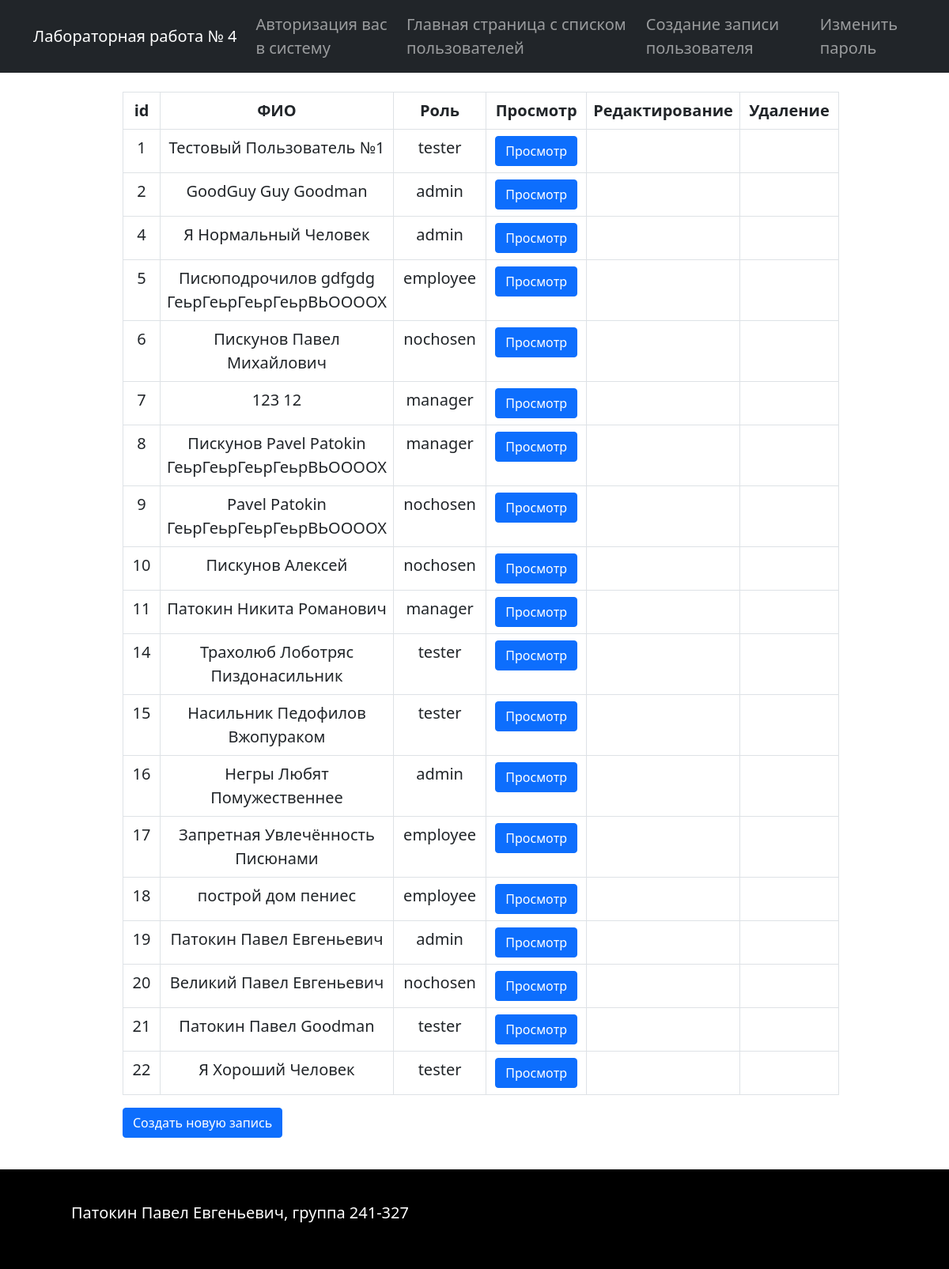
The page / on the database its author committed.
### app/app.py (models this page shows)
class Users(db.Model):
    id = db.Column(db.Integer, primary_key=True)
    username = db.Column(db.String, nullable=False, unique=True)
    password = db.Column(db.String, nullable=False)
    name = db.Column(db.String, nullable=False)
    surname = db.Column(db.String, nullable=True)
    patronymic = db.Column(db.String, nullable=False)
    role = db.Column(db.String)
    date = db.Column(db.Date)

### app/app.py (the view)
@app.route('/')
def beginning():
    data = Users.query.all()
    if current_user.is_authenticated:
        authorisation = "user"
    else:
        authorisation = "anonymous"
    return render_template('index.html', users = data, authorisation = authorisation)

### app/templates/index.html (shortened to what this page needs)
{% extends 'base.html' %}
{% block content %}
<div class="container-fluid">
    <div class="row justify-content-center">
        <div class = "col-md-10 mb-3 justify-content-start">
            <table class="table table-bordered m-2 text-center table-hover">
                <tr>
                    <th class="col-1">id</th>
                    <th class="col-3">ФИО</th>
                    <th class="col-2">Роль</th>
                    <th class="col-2">Просмотр</th>
                    <th class="col-2">Редактирование</th>
                    <th class="col-2">Удаление</th>
                </tr>
                {% for user in users %}
                <tr>
                    <td>{{ user.id }}</td>
                    <td>{{ user.surname}} {{user.name}} {{user.patronymic}}</td>
                    <td>{{ user.role }}</td>
                    <td><a class="btn btn-primary" href="{{ url_for('record', id = user.id) }}">Просмотр</a></td>
                    {% if authorisation == "user" %}
                    <td><a class="btn btn-primary" href="{{ url_for('editing', id = user.id) }}">Редактирование</a></td>
                    <td><button class="btn btn-primary" type="button" data-bs-toggle="modal" data-bs-target="#myModal{{ user.id }}">Удаление</button></td>
                    {% else %}
                    <td></td>
                    <td></td>
                    {% endif %}
                </tr>
                {% endfor %}
            </table>
            <a class="btn btn-primary m-2" href="{{ url_for('create') }}">Создать новую запись</a>
        </div>
    </div>
</div>
{% endblock %}

### app/templates/base.html (shortened to what this page needs)
<!doctype html>
<html lang="ru">
  <head>
    <link href="https://cdn.jsdelivr.net/npm/bootstrap@5.0.2/dist/css/bootstrap.min.css" rel="stylesheet">
    <link rel="stylesheet" href="{{ url_for('static', filename='styles.css') }}">
  </head>
  <body>
    <header>
        <nav class="navbar navbar-expand-lg navbar-dark bg-dark">
            <div class="container">
              <a class="navbar-brand" href="{{ url_for('index') }}">Лабораторная работа № 4</a>
              <div class="collapse navbar-collapse" id="navbarSupportedContent">
                <ul class="navbar-nav ms-auto mb-2 mb-lg-0">
                  <li class="nav-item">
                    <a class="nav-link" href="{{ url_for('authorisation') }}">Авторизация вас в систему</a>
                  </li>
                  <li class="nav-item">
                    <a class="nav-link" aria-current="page" href="{{ url_for('index') }}">Главная страница с списком пользователей</a>
                  </li>
                  <li class="nav-item">
                    <a class="nav-link" href="{{ url_for('create') }}">Создание записи пользователя</a>
                  </li>
                  <li class="nav-item">
                    <a class="nav-link" href="{{ url_for('change') }}">Изменить пароль</a>
                  </li>
                </ul>
              </div>
            </div>
          </nav>
    </header>
    <main class="my-3">
        <div class="container">
            {% block content %}{% endblock %}
        </div>
    </main>
    <footer>
      <div class="footer_div">
        <p>Патокин Павел Евгеньевич, группа 241-327</p>
      </div>
    </footer>
  </body>
</html>

### app/static/styles.css (style rules this page uses)
body { font-size: 1.25rem; }
footer { background-color: black; color: white; }
.footer_div { padding-left: 90px; padding-top: 40px; padding-bottom: 40px; }

### rows shown on the page
Users: id "1", surname "Тестовый", name "Пользователь", patronymic "№1", role "tester"
Users: id "2", surname "GoodGuy", name "Guy", patronymic "Goodman", role "admin"
Users: id "4", surname "Я", name "Нормальный", patronymic "Человек", role "admin"
Users: id "5", surname "Писюподрочилов", name "gdfgdg", patronymic "ГеьрГеьрГеьрГеьрВЬООООХ", role "employee"
Users: id "6", surname "Пискунов", name "Павел", patronymic "Михайлович", role "nochosen"
Users: id "7", surname "123", name "12", role "manager"
Users: id "8", surname "Пискунов", name "Pavel Patokin", patronymic "ГеьрГеьрГеьрГеьрВЬООООХ", role "manager"
Users: id "9", name "Pavel Patokin", patronymic "ГеьрГеьрГеьрГеьрВЬООООХ", role "nochosen"
Users: id "10", surname "Пискунов", name "Алексей", role "nochosen"
Users: id "11", surname "Патокин", name "Никита", patronymic "Романович", role "manager"
Users: id "14", surname "Трахолюб", name "Лоботряс", patronymic "Пиздонасильник", role "tester"
Users: id "15", surname "Насильник", name "Педофилов", patronymic "Вжопураком", role "tester"
Users: id "16", surname "Негры", name "Любят", patronymic "Помужественнее", role "admin"
Users: id "17", surname "Запретная", name "Увлечённость", patronymic "Писюнами", role "employee"
Users: id "18", surname "построй", name "дом", patronymic "пениес", role "employee"
Users: id "19", surname "Патокин", name "Павел", patronymic "Евгеньевич", role "admin"
Users: id "20", surname "Великий", name "Павел", patronymic "Евгеньевич", role "nochosen"
Users: id "21", surname "Патокин", name "Павел", patronymic "Goodman", role "tester"
Users: id "22", surname "Я", name "Хороший", patronymic "Человек", role "tester"
